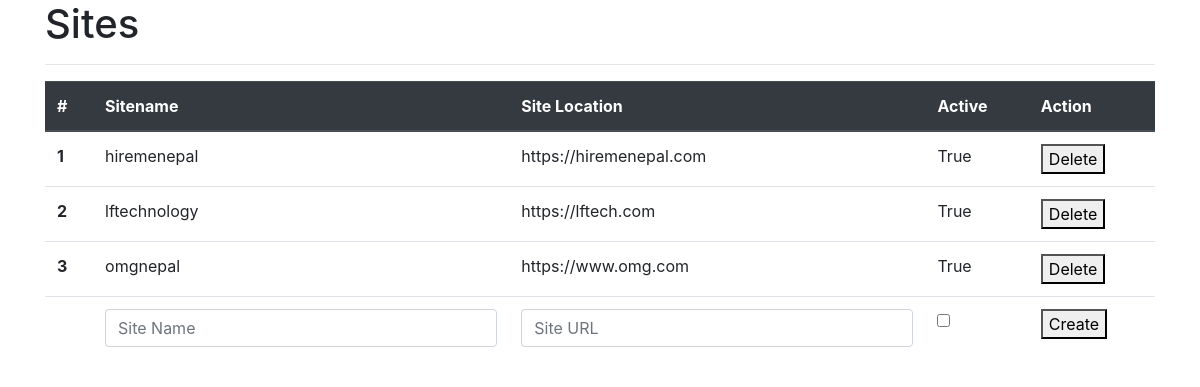
The page / on the database its author committed.
### mapper/models.py (models this page shows, shortened)
class Site(models.Model):
    site_name = models.CharField(max_length=50)
    site_location = models.URLField(max_length=200)
    is_active = models.BooleanField(default=True)
    slug = models.SlugField(max_length=50, unique=True)

### mapper/views.py (the view, shortened to what this page needs)
# urls.py: path('', views.Sites.as_view(), name='sites'),
class Sites(ListView):
    model = Site
    template_name = 'mapper/SitesListView.html'
    context_object_name = 'sites'
    def get_context_data(self, **kwargs):
        context = super().get_context_data(**kwargs)
        context["form"] = SiteForm(self.request.GET or None)
        return context

### mapper/forms.py
class SiteForm(forms.ModelForm):
    site_name = forms.CharField(label="Site Name", widget=forms.TextInput(
        attrs={
            'class':'form-control',
            'placeholder':'Site Name'
        }
    ))
    site_location = forms.URLField(label="Site URL", required=False, widget=forms.TextInput(
        attrs={
            'class':'form-control',
            'placeholder':'Site URL'
        }
    ))
    is_active = forms.BooleanField(label="Site Active", required=False)
    class Meta:
        model = Site
        fields = ('site_name', 'site_location', 'is_active')

### mapper/templates/mapper/SitesListView.html (shortened to what this page needs)
{% extends 'sitemap/base.html' %}
{% block content %}
<h1>Sites</h1>
<hr/>
<table class="table">
  <thead class="thead-dark">
    <tr>
      <th scope="col">#</th>
      <th scope="col">Sitename</th>
      <th scope="col">Site Location</th>
      <th scope="col">Active</th>
      <th scope="col">Action</th>
    </tr>
  </thead>
  <tbody>
    {% for s in sites %}
      <tr>
        <th scope="row">{{s.id}}</th>
        <td>{{s.site_name}}</td>
        <td>{{s.site_location}}</td>
        <td>{{s.is_active}}</td>
        <td><button onclick="confirm('Do you want to delete {{s.site_name}}?');">Delete</button></td>
      </tr>
    {% endfor %}
    <form method="POST" action=".">
      <tr>
        <th scope="row"></th>
        <td>
        {{form.site_name}}
        </td>
        <td>
        {{form.site_location}}
        </td>
        <td>
        {{form.is_active}}
        </td>
        <td><button type="submit">Create</button></td>
      </tr>
    </form>
  </tbody>
</table>
{% endblock content %}

### rows shown on the page
Site: id "1", site_name "hiremenepal", site_location "https://hiremenepal.com", is_active "True"
Site: id "2", site_name "lftechnology", site_location "https://lftech.com", is_active "True"
Site: id "3", site_name "omgnepal", site_location "https://www.omg.com", is_active "True"
